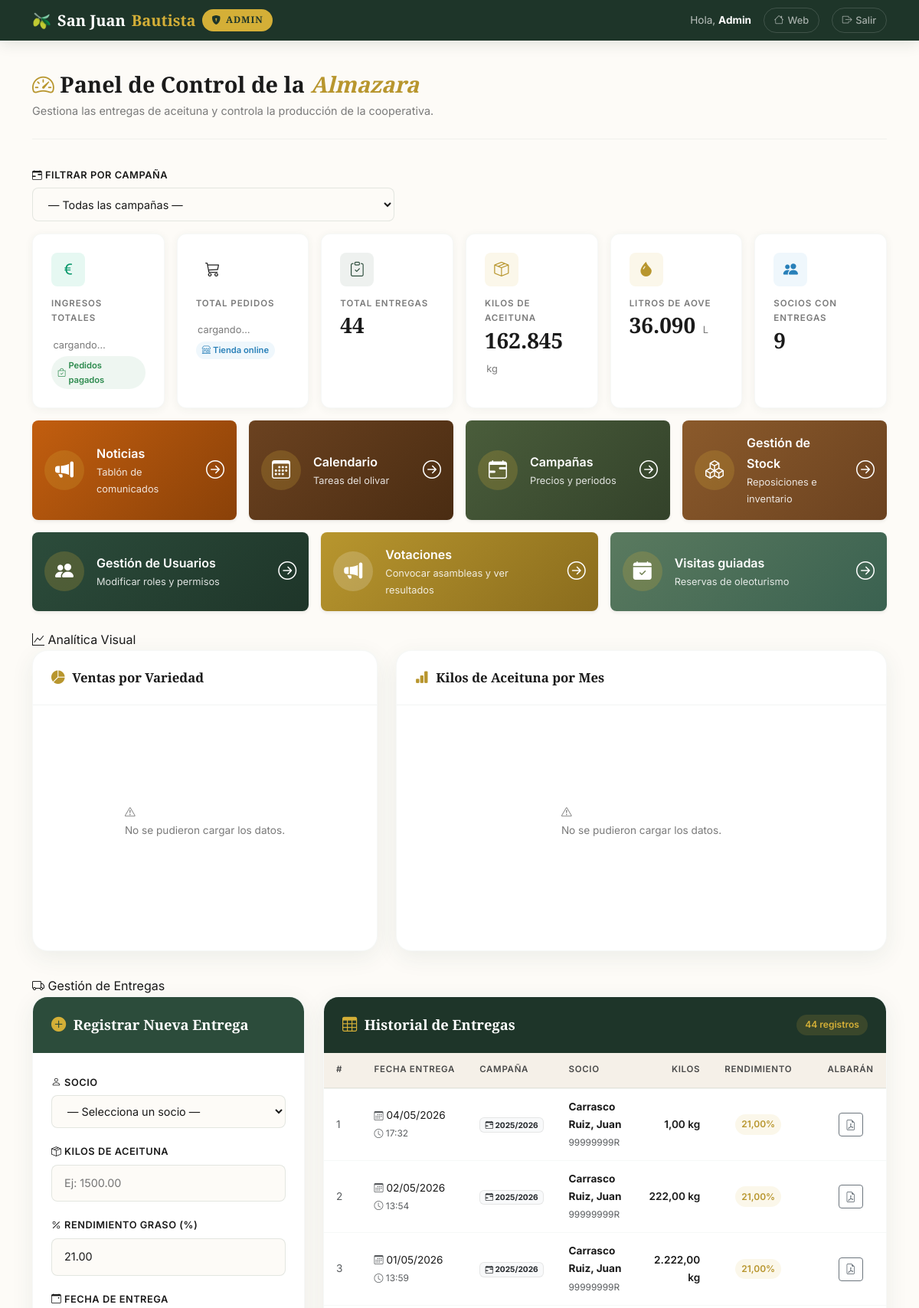
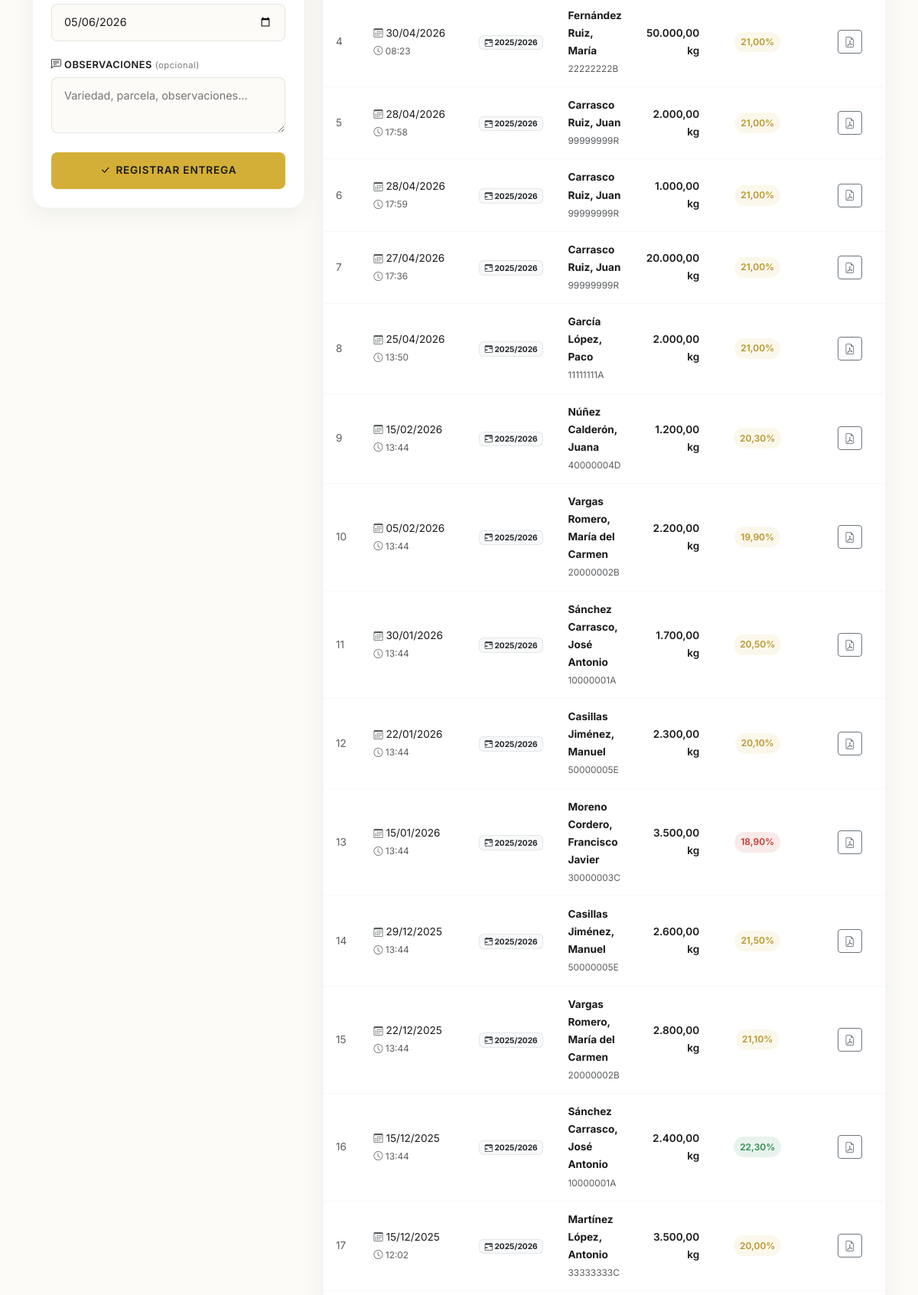
The app's page /admin/index.php (signed in, upper part) with its own data (2 pictures, top to bottom).
### tables this page shows
CREATE TABLE `entregas` (
  `id` int(10) unsigned NOT NULL AUTO_INCREMENT,
  `id_socio` int(10) unsigned NOT NULL COMMENT 'FK → usuarios.id',
  `fecha_entrega` date NOT NULL COMMENT 'Fecha en que se realizó la entrega',
  `campana` varchar(9) GENERATED ALWAYS AS (case when month(`fecha_entrega`) >= 7 then concat(year(`fecha_entrega`),'/',year(`fecha_entrega`) + 1) else concat(year(`fecha_entrega`) - 1,'/',year(`fecha_entrega`)) end) STORED COMMENT 'Campaña oleícola calculada (jul-jun)',
  `id_campana` int(10) unsigned DEFAULT NULL COMMENT 'FK -> campanas.id (autoresuelto por fecha de entrega)',
  `kilos_aceituna` decimal(10,2) NOT NULL COMMENT 'Kilos brutos de aceituna entregados',
  `rendimiento` decimal(5,2) NOT NULL COMMENT 'Porcentaje de rendimiento graso (%)',
  `litros_aceite` decimal(10,2) GENERATED ALWAYS AS (round(`kilos_aceituna` * `rendimiento` / 100 / 0.916,2)) STORED COMMENT 'Litros estimados (fórmula densidad)',
  `observaciones` text DEFAULT NULL COMMENT 'Notas opcionales sobre la entrega',
  `albaran_pdf` varchar(255) DEFAULT NULL COMMENT 'Ruta al PDF del albarán generado',
  `created_at` timestamp NOT NULL DEFAULT current_timestamp(),
  `updated_at` timestamp NOT NULL DEFAULT current_timestamp() ON UPDATE current_timestamp(),
  PRIMARY KEY (`id`),
  KEY `idx_entregas_socio` (`id_socio`),
  KEY `idx_entregas_fecha` (`fecha_entrega`),
  KEY `idx_entregas_campana` (`campana`),
  KEY `idx_entregas_socio_campana` (`id_socio`,`campana`),
  KEY `idx_entregas_id_campana` (`id_campana`),
  CONSTRAINT `fk_entregas_campana` FOREIGN KEY (`id_campana`) REFERENCES `campanas` (`id`) ON DELETE SET NULL ON UPDATE CASCADE,
  CONSTRAINT `fk_entregas_socio` FOREIGN KEY (`id_socio`) REFERENCES `usuarios` (`id`) ON DELETE CASCADE ON UPDATE CASCADE,
  CONSTRAINT `chk_entregas_kilos` CHECK (`kilos_aceituna` > 0),
  CONSTRAINT `chk_entregas_rendimiento` CHECK (`rendimiento` > 0 and `rendimiento` <= 100)
);

CREATE TABLE `campanas` (
  `id` int(10) unsigned NOT NULL AUTO_INCREMENT,
  `codigo` varchar(9) NOT NULL COMMENT 'C├│digo legible: "2025/2026"',
  `fecha_inicio` date NOT NULL COMMENT 'Inicio del periodo de recepci├│n de aceituna',
  `fecha_fin` date NOT NULL COMMENT 'Fin del periodo (inclusive)',
  `precio_por_kilo` decimal(6,4) NOT NULL COMMENT 'Precio de liquidaci├│n al socio (Ôé¼/kg de aceituna)',
  `estado` enum('activa','cerrada') NOT NULL DEFAULT 'activa' COMMENT 'activa=admite entregas; cerrada=hist├│rico',
  `notas` text DEFAULT NULL COMMENT 'Observaciones internas: rendimiento medio esperado, eventosÔÇª',
  `created_at` timestamp NOT NULL DEFAULT current_timestamp(),
  `updated_at` timestamp NOT NULL DEFAULT current_timestamp() ON UPDATE current_timestamp(),
  PRIMARY KEY (`id`),
  UNIQUE KEY `codigo` (`codigo`),
  KEY `idx_campanas_estado` (`estado`),
  KEY `idx_campanas_codigo` (`codigo`),
  CONSTRAINT `chk_camp_fechas` CHECK (`fecha_fin` > `fecha_inicio`),
  CONSTRAINT `chk_camp_precio` CHECK (`precio_por_kilo` > 0)
);

CREATE TABLE `usuarios` (
  `id` int(10) unsigned NOT NULL AUTO_INCREMENT,
  `dni` varchar(15) DEFAULT NULL COMMENT 'NIF, NIE o CIF del usuario',
  `nombre` varchar(60) NOT NULL COMMENT 'Nombre de pila',
  `apellidos` varchar(100) DEFAULT NULL COMMENT 'Apellidos (puede ser NULL para empresas)',
  `email` varchar(180) NOT NULL COMMENT 'Email de acceso — usado como login',
  `password` varchar(255) NOT NULL COMMENT 'Hash bcrypt generado con password_hash()',
  `telefono` varchar(15) DEFAULT NULL COMMENT 'Teléfono de contacto (formato libre)',
  `rol` enum('admin','operario','socio','cliente') NOT NULL DEFAULT 'cliente' COMMENT 'admin|operario|socio|cliente ÔÇö nivel de acceso',
  `activo` tinyint(1) unsigned NOT NULL DEFAULT 1 COMMENT '1=activo, 0=desactivado (soft-delete)',
  `created_at` timestamp NOT NULL DEFAULT current_timestamp() COMMENT 'Fecha de alta automática',
  `updated_at` timestamp NOT NULL DEFAULT current_timestamp() ON UPDATE current_timestamp() COMMENT 'Última modificación (auto-actualizado)',
  PRIMARY KEY (`id`),
  UNIQUE KEY `email` (`email`),
  UNIQUE KEY `dni` (`dni`),
  KEY `idx_usuarios_rol` (`rol`),
  KEY `idx_usuarios_email` (`email`),
  KEY `idx_usuarios_dni` (`dni`),
  KEY `idx_usuarios_activo_rol` (`activo`,`rol`),
  CONSTRAINT `chk_usuarios_activo` CHECK (`activo` in (0,1))
);

### admin/index.php (the view, shortened to what the rows shown need)
<?php
$filtroCliente = filter_input(INPUT_GET, 'filtro_cliente', FILTER_VALIDATE_INT);
try {
    $pdo = getConexion();
    $sqlBase = '
        SELECT e.id, e.fecha_entrega, e.kilos_aceituna, e.rendimiento,
               e.litros_aceite, e.observaciones, e.created_at,
               e.id_campana,
               u.nombre, u.apellidos, u.dni,
               c.codigo AS campana_codigo, c.precio_por_kilo
        FROM entregas e
        INNER JOIN usuarios u ON e.id_socio = u.id
        LEFT  JOIN campanas c ON c.id = e.id_campana
        WHERE 1 = 1
    ';
    $params = [];
    $sqlBase .= ' ORDER BY e.fecha_entrega DESC, e.created_at DESC';
    $stmtEntregas = $pdo->prepare($sqlBase);
    $stmtEntregas->execute($params);
    $entregas = $stmtEntregas->fetchAll();
} catch (PDOException $e) {
    error_log('Error en consultas admin: ' . $e->getMessage());
    $socios = [];
    $entregas = [];
    $stats = ['total_entregas' => 0, 'total_kilos' => 0, 'total_litros' => 0, 'socios_activos' => 0];
    $mensaje_error = 'Error al cargar los datos. Verifica la conexión a la base de datos.';
}
?>
<?php
$adminCssVer  = @filemtime(__DIR__ . '/../assets/css/admin.css') ?: '1';
$extraHead    = '<link rel="stylesheet" href="../assets/css/admin.css?v=' . $adminCssVer . '">';
require_once '../includes/header.php';
?>
    <main class="container" id="contenido-principal">
        <div class="page-header">
            <h1>
                <i class="bi bi-speedometer2" style="color: var(--color-accent-dark);" aria-hidden="true"></i>
                Panel de Control de la <em>Almazara</em>
            </h1>
        </div>
        <?php if (!$filtroCliente):  ?>
        <div class="row g-4">
            <div class="col-lg-4">
                <div class="form-card">
                    <div class="form-card-header">
                        <h2>Registrar Nueva Entrega</h2>
                    </div>
                </div>
            </div>
            <div class="col-lg-8">
                <div class="table-card">
                    <div class="table-card-header">
                        <div class="header-left">
                            <h2>Historial de Entregas</h2>
                        </div>
                    </div>
                    <div class="table-responsive">
                        <?php if (empty($entregas)): ?>
                            <div class="table-empty">
                                <i class="bi bi-inbox" aria-hidden="true"></i>
                                <p>No hay entregas registradas todavía.</p>
                            </div>
                        <?php else: ?>
                            <table class="table table-hover table-admin mb-0" id="tabla-entregas">
                                <thead>
                                    <tr>
                                        <th scope="col">#</th>
                                        <th scope="col">Fecha entrega</th>
                                        <th scope="col">Campaña</th>
                                        <th scope="col">Socio</th>
                                        <th scope="col" class="text-end">Kilos</th>
                                        <th scope="col" class="text-center">Rendimiento</th>
                                        <th scope="col" class="text-end">Litros AOVE</th>
                                        <th scope="col" class="text-center">Albarán</th>
                                    </tr>
                                </thead>
                                <tbody>
                                    <?php
                                    foreach ($entregas as $i => $e):
                                        $rend = (float) $e['rendimiento'];
                                        if ($rend >= 22)      { $badgeClass = 'badge-alto'; }
                                        elseif ($rend >= 19)  { $badgeClass = 'badge-medio'; }
                                        else                  { $badgeClass = 'badge-bajo'; }
                                        $codigoAlb = 'ALB-' . str_pad((string) $e['id'], 6, '0', STR_PAD_LEFT);
                                    ?>
                                        <tr>
                                            <td class="text-muted"><?= $i + 1 ?></td>
                                            <td>
                                                <i class="bi bi-calendar3 text-muted" style="font-size:0.75rem;" aria-hidden="true"></i>
                                                <?= date('d/m/Y', strtotime($e['fecha_entrega'])) ?>
                                                <br><small class="text-muted">
                                                    <i class="bi bi-clock" aria-hidden="true"></i>
                                                    <?= date('H:i', strtotime($e['created_at'])) ?>
                                                </small>
                                            </td>
                                            <td>
                                                <?php if (!empty($e['campana_codigo'])): ?>
                                                    <a href="?campana=<?= (int) $e['id_campana'] ?>"
                                                       class="badge bg-light text-dark text-decoration-none"
                                                       style="border:1px solid rgba(0,0,0,0.08);">
                                                        <i class="bi bi-calendar-range"></i>
                                                        <?= htmlspecialchars($e['campana_codigo']) ?>
                                                    </a>
                                                <?php else: ?>
                                                    <span class="text-muted small"><i class="bi bi-dash"></i> sin campaña</span>
                                                <?php endif; ?>
                                            </td>
                                            <td>
                                                <strong><?= htmlspecialchars(trim(($e['apellidos'] ?? '') !== ''
                                                    ? $e['apellidos'] . ', ' . $e['nombre']
                                                    : $e['nombre'])) ?></strong>
                                                <?php if (!empty($e['dni'])): ?>
                                                    <br><small class="text-muted"><?= htmlspecialchars($e['dni']) ?></small>
                                                <?php endif; ?>
                                            </td>
                                            <td class="text-end fw-semibold">
                                                <?= number_format($e['kilos_aceituna'], 2, ',', '.') ?> kg
                                            </td>
                                            <td class="text-center">
                                                <span class="badge-rendimiento <?= $badgeClass ?>">
                                                    <?= number_format($e['rendimiento'], 2, ',', '.') ?>%
                                                </span>
                                            </td>
                                            <td class="text-end fw-semibold" style="color: var(--color-primary);">
                                            </td>
                                            <td class="text-center">
                                                <a href="../core/generar_albaran.php?id_entrega=<?= (int) $e['id'] ?>"
                                                   target="_blank" rel="noopener"
                                                   class="btn btn-sm btn-outline-secondary"
                                                   title="Descargar albarán <?= $codigoAlb ?>">
                                                    <i class="bi bi-file-earmark-pdf" aria-hidden="true"></i>
                                                </a>
                                            </td>
                                        </tr>
                                    <?php endforeach; ?>
                                </tbody>
                            </table>
                        <?php endif; ?>
                    </div>
                </div>
            </div>
        </div>
        <?php endif;  ?>
    </main>
</body>
</html>

### records on screen
entregas: fecha_entrega "04/05/2026", created_at "17:32", id_campana.codigo "2025/2026", id_socio.nombre "Carrasco Ruiz, Juan", id_socio.dni "99999999R", kilos_aceituna "1,00", rendimiento "21,00"
entregas: fecha_entrega "02/05/2026", created_at "13:54", id_campana.codigo "2025/2026", id_socio.nombre "Carrasco Ruiz, Juan", id_socio.dni "99999999R", kilos_aceituna "222,00", rendimiento "21,00"
entregas: fecha_entrega "01/05/2026", created_at "13:59", id_campana.codigo "2025/2026", id_socio.nombre "Carrasco Ruiz, Juan", id_socio.dni "99999999R", kilos_aceituna "2.222,00", rendimiento "21,00"
entregas: fecha_entrega "30/04/2026", created_at "08:23", id_campana.codigo "2025/2026", id_socio.nombre "Fernández Ruiz, María", id_socio.dni "22222222B", kilos_aceituna "50.000,00", rendimiento "21,00"
entregas: fecha_entrega "28/04/2026", created_at "17:58", id_campana.codigo "2025/2026", id_socio.nombre "Carrasco Ruiz, Juan", id_socio.dni "99999999R", kilos_aceituna "2.000,00", rendimiento "21,00"
entregas: fecha_entrega "28/04/2026", created_at "17:59", id_campana.codigo "2025/2026", id_socio.nombre "Carrasco Ruiz, Juan", id_socio.dni "99999999R", kilos_aceituna "1.000,00", rendimiento "21,00"
entregas: fecha_entrega "27/04/2026", created_at "17:36", id_campana.codigo "2025/2026", id_socio.nombre "Carrasco Ruiz, Juan", id_socio.dni "99999999R", kilos_aceituna "20.000,00", rendimiento "21,00"
entregas: fecha_entrega "25/04/2026", created_at "13:50", id_campana.codigo "2025/2026", id_socio.nombre "García López, Paco", id_socio.dni "11111111A", kilos_aceituna "2.000,00", rendimiento "21,00"
entregas: fecha_entrega "15/02/2026", created_at "13:44", id_campana.codigo "2025/2026", id_socio.nombre "Núñez Calderón, Juana", id_socio.dni "40000004D", kilos_aceituna "1.200,00", rendimiento "20,30"
entregas: fecha_entrega "05/02/2026", created_at "13:44", id_campana.codigo "2025/2026", id_socio.nombre "Vargas Romero, María del Carmen", id_socio.dni "20000002B", kilos_aceituna "2.200,00", rendimiento "19,90"
entregas: fecha_entrega "30/01/2026", created_at "13:44", id_campana.codigo "2025/2026", id_socio.nombre "Sánchez Carrasco, José Antonio", id_socio.dni "10000001A", kilos_aceituna "1.700,00", rendimiento "20,50"
entregas: fecha_entrega "22/01/2026", created_at "13:44", id_campana.codigo "2025/2026", id_socio.nombre "Casillas Jiménez, Manuel", id_socio.dni "50000005E", kilos_aceituna "2.300,00", rendimiento "20,10"
entregas: fecha_entrega "15/01/2026", created_at "13:44", id_campana.codigo "2025/2026", id_socio.nombre "Moreno Cordero, Francisco Javier", id_socio.dni "30000003C", kilos_aceituna "3.500,00", rendimiento "18,90"
entregas: fecha_entrega "29/12/2025", created_at "13:44", id_campana.codigo "2025/2026", id_socio.nombre "Casillas Jiménez, Manuel", id_socio.dni "50000005E", kilos_aceituna "2.600,00", rendimiento "21,50"
entregas: fecha_entrega "22/12/2025", created_at "13:44", id_campana.codigo "2025/2026", id_socio.nombre "Vargas Romero, María del Carmen", id_socio.dni "20000002B", kilos_aceituna "2.800,00", rendimiento "21,10"
entregas: fecha_entrega "15/12/2025", created_at "13:44", id_campana.codigo "2025/2026", id_socio.nombre "Sánchez Carrasco, José Antonio", id_socio.dni "10000001A", kilos_aceituna "2.400,00", rendimiento "22,30"
entregas: fecha_entrega "15/12/2025", created_at "12:02", id_campana.codigo "2025/2026", id_socio.nombre "Martínez López, Antonio", id_socio.dni "33333333C", kilos_aceituna "3.500,00", rendimiento "20,00"

### other values on screen
$_SESSION['nombre'] "Admin"
$stats['total_entregas'] "44"
$stats['total_kilos'] "162.845"
$stats['total_litros'] "36.090"
$stats['socios_activos'] "9"
count($entregas) "44"
